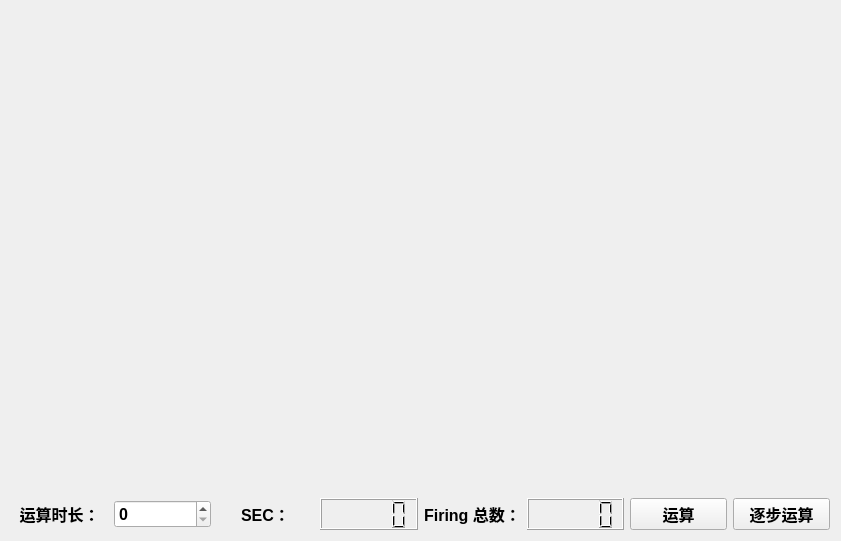
<?xml version="1.0" encoding="UTF-8"?>
<ui version="4.0">
 <class>izhikevich_SPNET</class>
 <widget class="QMainWindow" name="izhikevich_SPNET">
  <property name="geometry">
   <rect>
    <x>0</x>
    <y>0</y>
    <width>841</width>
    <height>541</height>
   </rect>
  </property>
  <property name="windowTitle">
   <string>izhikevich_SPNET</string>
  </property>
  <widget class="QWidget" name="centralWidget">
   <layout class="QGridLayout" name="gridLayout">
    <item row="0" column="0">
     <widget class="QCustomPlot" name="SPNET_Plot" native="true"/>
    </item>
    <item row="1" column="0">
     <layout class="QHBoxLayout" name="horizontalLayout">
      <item>
       <widget class="QLabel" name="label">
        <property name="text">
         <string>&lt;html&gt;&lt;head/&gt;&lt;body&gt;&lt;p align=&quot;center&quot;&gt;&lt;span style=&quot; font-size:12pt; font-weight:600;&quot;&gt;运算时长：&lt;/span&gt;&lt;/p&gt;&lt;/body&gt;&lt;/html&gt;</string>
        </property>
       </widget>
      </item>
      <item>
       <widget class="QSpinBox" name="spinBox">
        <property name="font">
         <font>
          <pointsize>12</pointsize>
          <weight>75</weight>
          <bold>true</bold>
          <kerning>true</kerning>
         </font>
        </property>
        <property name="cursor">
         <cursorShape>ArrowCursor</cursorShape>
        </property>
        <property name="accessibleDescription">
         <string/>
        </property>
        <property name="autoFillBackground">
         <bool>false</bool>
        </property>
       </widget>
      </item>
      <item>
       <widget class="QLabel" name="label_3">
        <property name="font">
         <font>
          <pointsize>12</pointsize>
          <weight>75</weight>
          <bold>true</bold>
         </font>
        </property>
        <property name="text">
         <string>&lt;html&gt;&lt;head/&gt;&lt;body&gt;&lt;p align=&quot;center&quot;&gt;SEC：&lt;/p&gt;&lt;/body&gt;&lt;/html&gt;</string>
        </property>
       </widget>
      </item>
      <item>
       <widget class="QLCDNumber" name="lcdNumber_2">
        <property name="font">
         <font>
          <pointsize>12</pointsize>
          <weight>75</weight>
          <bold>true</bold>
         </font>
        </property>
       </widget>
      </item>
      <item>
       <widget class="QLabel" name="label_2">
        <property name="font">
         <font>
          <pointsize>12</pointsize>
          <weight>75</weight>
          <bold>true</bold>
         </font>
        </property>
        <property name="text">
         <string>&lt;html&gt;&lt;head/&gt;&lt;body&gt;&lt;p align=&quot;center&quot;&gt;Firing 总数：&lt;/p&gt;&lt;/body&gt;&lt;/html&gt;</string>
        </property>
       </widget>
      </item>
      <item>
       <widget class="QLCDNumber" name="lcdNumber">
        <property name="font">
         <font>
          <pointsize>12</pointsize>
          <weight>75</weight>
          <bold>true</bold>
         </font>
        </property>
       </widget>
      </item>
      <item>
       <widget class="QPushButton" name="pushButton">
        <property name="font">
         <font>
          <pointsize>12</pointsize>
          <weight>75</weight>
          <bold>true</bold>
         </font>
        </property>
        <property name="text">
         <string>运算</string>
        </property>
       </widget>
      </item>
      <item>
       <widget class="QPushButton" name="pushButton_2">
        <property name="font">
         <font>
          <pointsize>12</pointsize>
          <weight>75</weight>
          <bold>true</bold>
         </font>
        </property>
        <property name="text">
         <string>逐步运算</string>
        </property>
       </widget>
      </item>
     </layout>
    </item>
   </layout>
  </widget>
 </widget>
 <layoutdefault spacing="6" margin="11"/>
 <customwidgets>
  <customwidget>
   <class>QCustomPlot</class>
   <extends>QWidget</extends>
   <header>qcustomplot.h</header>
   <container>1</container>
  </customwidget>
 </customwidgets>
 <resources/>
 <connections/>
</ui>
